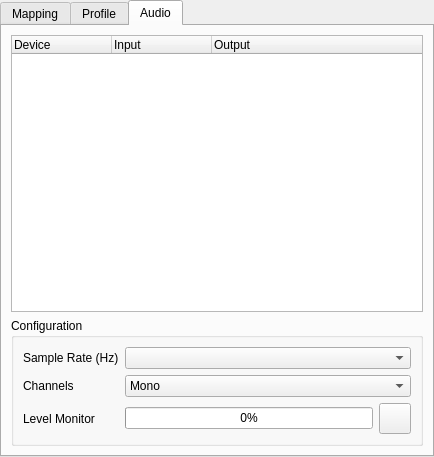
<?xml version="1.0" encoding="UTF-8"?>
<ui version="4.0">
 <author>Massimo Callegari</author>
 <comment>
  Q Light Controller Plus
  inputoutputpatcheditor.ui

  Copyright (c) 2015 Massimo Callegari

  Licensed under the Apache License, Version 2.0 (the &quot;License&quot;);
  you may not use this file except in compliance with the License.
  You may obtain a copy of the License at

      http://www.apache.org/licenses/LICENSE-2.0.txt

  Unless required by applicable law or agreed to in writing, software
  distributed under the License is distributed on an &quot;AS IS&quot; BASIS,
  WITHOUT WARRANTIES OR CONDITIONS OF ANY KIND, either express or implied.
  See the License for the specific language governing permissions and
  limitations under the License.
 </comment>
 <class>InputOutputPatchEditor</class>
 <widget class="QWidget" name="InputOutputPatchEditor">
  <property name="geometry">
   <rect>
    <x>0</x>
    <y>0</y>
    <width>434</width>
    <height>457</height>
   </rect>
  </property>
  <property name="windowTitle">
   <string>Input/Output patch editor</string>
  </property>
  <layout class="QGridLayout" name="gridLayout_3">
   <property name="leftMargin">
    <number>0</number>
   </property>
   <property name="topMargin">
    <number>0</number>
   </property>
   <property name="rightMargin">
    <number>0</number>
   </property>
   <property name="bottomMargin">
    <number>0</number>
   </property>
   <item row="0" column="0">
    <widget class="QTabWidget" name="m_tab">
     <property name="currentIndex">
      <number>2</number>
     </property>
     <widget class="QWidget" name="Mapping">
      <attribute name="title">
       <string>Mapping</string>
      </attribute>
      <layout class="QGridLayout" name="gridLayout_2">
       <item row="0" column="0" colspan="3">
        <widget class="QTreeWidget" name="m_mapTree">
         <property name="sizePolicy">
          <sizepolicy hsizetype="Expanding" vsizetype="Expanding">
           <horstretch>0</horstretch>
           <verstretch>0</verstretch>
          </sizepolicy>
         </property>
         <property name="alternatingRowColors">
          <bool>true</bool>
         </property>
         <property name="rootIsDecorated">
          <bool>false</bool>
         </property>
         <property name="itemsExpandable">
          <bool>false</bool>
         </property>
         <property name="expandsOnDoubleClick">
          <bool>false</bool>
         </property>
         <column>
          <property name="text">
           <string>Plugin</string>
          </property>
         </column>
         <column>
          <property name="text">
           <string>Device</string>
          </property>
         </column>
         <column>
          <property name="text">
           <string>Input</string>
          </property>
          <property name="textAlignment">
           <set>AlignLeading|AlignVCenter</set>
          </property>
         </column>
         <column>
          <property name="text">
           <string>Output</string>
          </property>
          <property name="textAlignment">
           <set>AlignLeading|AlignVCenter</set>
          </property>
         </column>
         <column>
          <property name="text">
           <string>Feedback</string>
          </property>
         </column>
        </widget>
       </item>
       <item row="1" column="0" rowspan="3" colspan="2">
        <widget class="QTextBrowser" name="m_infoBrowser">
         <property name="sizePolicy">
          <sizepolicy hsizetype="Expanding" vsizetype="Expanding">
           <horstretch>0</horstretch>
           <verstretch>0</verstretch>
          </sizepolicy>
         </property>
        </widget>
       </item>
       <item row="1" column="2">
        <widget class="QToolButton" name="m_configureButton">
         <property name="toolTip">
          <string>Configure the selected plugin</string>
         </property>
         <property name="text">
          <string notr="true">...</string>
         </property>
         <property name="icon">
          <iconset resource="qlcui.qrc">
           <normaloff>:/configure.png</normaloff>:/configure.png</iconset>
         </property>
         <property name="iconSize">
          <size>
           <width>32</width>
           <height>32</height>
          </size>
         </property>
        </widget>
       </item>
       <item row="2" column="2">
        <widget class="QToolButton" name="m_hotplugButton">
         <property name="toolTip">
          <string>Enable/Disable USB hotplugging (requires restart)</string>
         </property>
         <property name="text">
          <string notr="true">...</string>
         </property>
         <property name="icon">
          <iconset resource="qlcui.qrc">
           <normaloff>:/attach.png</normaloff>:/attach.png</iconset>
         </property>
         <property name="iconSize">
          <size>
           <width>32</width>
           <height>32</height>
          </size>
         </property>
         <property name="checkable">
          <bool>true</bool>
         </property>
        </widget>
       </item>
      </layout>
     </widget>
     <widget class="QWidget" name="Profile">
      <attribute name="title">
       <string>Profile</string>
      </attribute>
      <layout class="QGridLayout" name="gridLayout">
       <item row="0" column="1">
        <widget class="QToolButton" name="m_addProfileButton">
         <property name="toolTip">
          <string>Create a new input profile</string>
         </property>
         <property name="text">
          <string notr="true">...</string>
         </property>
         <property name="icon">
          <iconset resource="qlcui.qrc">
           <normaloff>:/edit_add.png</normaloff>:/edit_add.png</iconset>
         </property>
         <property name="iconSize">
          <size>
           <width>32</width>
           <height>32</height>
          </size>
         </property>
        </widget>
       </item>
       <item row="1" column="1">
        <widget class="QToolButton" name="m_removeProfileButton">
         <property name="toolTip">
          <string>Delete the selected input profile</string>
         </property>
         <property name="text">
          <string notr="true">...</string>
         </property>
         <property name="icon">
          <iconset resource="qlcui.qrc">
           <normaloff>:/edit_remove.png</normaloff>:/edit_remove.png</iconset>
         </property>
         <property name="iconSize">
          <size>
           <width>32</width>
           <height>32</height>
          </size>
         </property>
        </widget>
       </item>
       <item row="2" column="1">
        <widget class="QToolButton" name="m_editProfileButton">
         <property name="toolTip">
          <string>Edit the selected input profile</string>
         </property>
         <property name="text">
          <string notr="true">...</string>
         </property>
         <property name="icon">
          <iconset resource="qlcui.qrc">
           <normaloff>:/edit.png</normaloff>:/edit.png</iconset>
         </property>
         <property name="iconSize">
          <size>
           <width>32</width>
           <height>32</height>
          </size>
         </property>
        </widget>
       </item>
       <item row="3" column="1">
        <spacer name="verticalSpacer_2">
         <property name="orientation">
          <enum>Qt::Vertical</enum>
         </property>
         <property name="sizeHint" stdset="0">
          <size>
           <width>20</width>
           <height>170</height>
          </size>
         </property>
        </spacer>
       </item>
       <item row="0" column="0" rowspan="4">
        <widget class="QTreeWidget" name="m_profileTree">
         <property name="rootIsDecorated">
          <bool>false</bool>
         </property>
         <property name="itemsExpandable">
          <bool>false</bool>
         </property>
         <property name="allColumnsShowFocus">
          <bool>true</bool>
         </property>
         <column>
          <property name="text">
           <string>Profile</string>
          </property>
         </column>
         <column>
          <property name="text">
           <string>Type</string>
          </property>
         </column>
        </widget>
       </item>
      </layout>
     </widget>
     <widget class="QWidget" name="Audio">
      <attribute name="title">
       <string>Audio</string>
      </attribute>
      <layout class="QGridLayout" name="gridLayout_4">
       <item row="0" column="0">
        <widget class="QTreeWidget" name="m_audioMapTree">
         <property name="rootIsDecorated">
          <bool>false</bool>
         </property>
         <column>
          <property name="text">
           <string>Device</string>
          </property>
         </column>
         <column>
          <property name="text">
           <string>Input</string>
          </property>
         </column>
         <column>
          <property name="text">
           <string>Output</string>
          </property>
         </column>
        </widget>
       </item>
       <item row="1" column="0">
        <widget class="QGroupBox" name="groupBox">
         <property name="title">
          <string>Configuration</string>
         </property>
         <layout class="QGridLayout" name="gridLayout_5">
          <item row="0" column="0">
           <widget class="QLabel" name="label">
            <property name="text">
             <string>Sample Rate (Hz)</string>
            </property>
           </widget>
          </item>
          <item row="1" column="0">
           <widget class="QLabel" name="label_2">
            <property name="text">
             <string>Channels</string>
            </property>
           </widget>
          </item>
          <item row="2" column="0">
           <widget class="QLabel" name="label_3">
            <property name="text">
             <string>Level Monitor</string>
            </property>
           </widget>
          </item>
          <item row="2" column="1">
           <widget class="QProgressBar" name="m_levelProgress">
            <property name="maximum">
             <number>32767</number>
            </property>
            <property name="value">
             <number>0</number>
            </property>
            <property name="format">
             <string notr="true">%p%</string>
            </property>
           </widget>
          </item>
          <item row="2" column="2">
           <widget class="QToolButton" name="m_audioPreviewButton">
            <property name="text">
             <string notr="true"/>
            </property>
            <property name="icon">
             <iconset resource="qlcui.qrc">
              <normaloff>:/player_play.png</normaloff>:/player_play.png</iconset>
            </property>
            <property name="iconSize">
             <size>
              <width>24</width>
              <height>24</height>
             </size>
            </property>
            <property name="checkable">
             <bool>true</bool>
            </property>
           </widget>
          </item>
          <item row="1" column="1" colspan="2">
           <widget class="QComboBox" name="m_chansCombo">
            <item>
             <property name="text">
              <string notr="true">Mono</string>
             </property>
            </item>
            <item>
             <property name="text">
              <string notr="true">Stereo</string>
             </property>
            </item>
           </widget>
          </item>
          <item row="0" column="1" colspan="2">
           <widget class="QComboBox" name="m_srateCombo">
            <property name="currentIndex">
             <number>-1</number>
            </property>
           </widget>
          </item>
         </layout>
        </widget>
       </item>
      </layout>
     </widget>
    </widget>
   </item>
  </layout>
 </widget>
 <resources>
  <include location="qlcui.qrc"/>
  <include location="qlcui.qrc"/>
 </resources>
 <connections/>
 <slots>
  <slot>slotFeedbackToggled(bool)</slot>
 </slots>
</ui>
